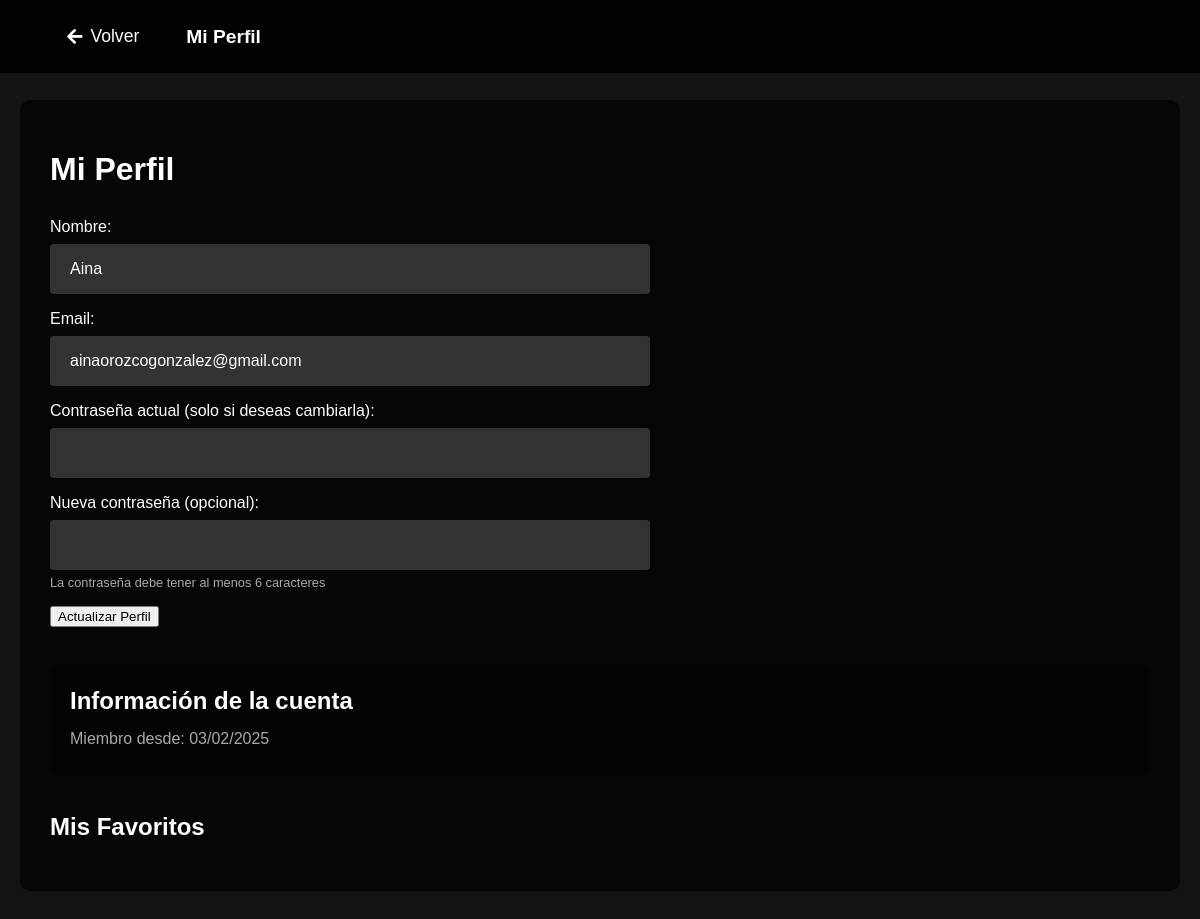
The app's page /perfil.php (signed in) with its own data.
### tables this page shows
CREATE TABLE IF NOT EXISTS `usuarios` (
  `id` int NOT NULL AUTO_INCREMENT,
  `nombre` varchar(100) NOT NULL,
  `email` varchar(100) NOT NULL,
  `contraseña` varchar(255) NOT NULL,
  `rol_id` int DEFAULT NULL,
  `activo` tinyint(1) DEFAULT '0',
  `fecha_registro` timestamp NULL DEFAULT CURRENT_TIMESTAMP,
  PRIMARY KEY (`id`),
  UNIQUE KEY `email` (`email`),
  KEY `rol_id` (`rol_id`)
);

### perfil.php (the view, shortened to what this page needs)
<?php
require_once 'conexion.php';
$stmt = $conn->prepare("SELECT nombre, email, fecha_registro FROM usuarios WHERE id = ?");
$stmt->execute([$_SESSION['user_id']]);
$usuario = $stmt->fetch(PDO::FETCH_ASSOC);
?>
<!DOCTYPE html>
<html lang="es">
<head>
    <link rel="stylesheet" href="./css/styles.css">
    <link rel="stylesheet" href="https://cdnjs.cloudflare.com/ajax/libs/font-awesome/5.15.4/css/all.min.css">
</head>
<body class="perfil-page">
    <nav class="nav-reproductor">
        <a href="index.php" class="back-button">
            <i class="fas fa-arrow-left"></i>
            Volver
        </a>
        <div class="nav-title">Mi Perfil</div>
    </nav>
    <div class="perfil-container">
        <div class="perfil-content">
            <div class="perfil-info">
                <h1>Mi Perfil</h1>
                <form method="POST" action="perfil.php" class="perfil-form">
                    <div class="form-group">
                        <label for="nombre">Nombre:</label>
                        <input type="text" id="nombre" name="nombre"
                               value="<?php echo htmlspecialchars($usuario['nombre']); ?>" required>
                    </div>
                    <div class="form-group">
                        <label for="email">Email:</label>
                        <input type="email" id="email" name="email"
                               value="<?php echo htmlspecialchars($usuario['email']); ?>" required>
                    </div>
                    <div class="form-group">
                        <label for="password">Contraseña actual (solo si deseas cambiarla):</label>
                        <input type="password" id="password" name="password">
                    </div>
                    <div class="form-group">
                        <label for="new_password">Nueva contraseña (opcional):</label>
                        <input type="password" id="new_password" name="new_password">
                        <small class="password-requirements">
                            La contraseña debe tener al menos 6 caracteres
                        </small>
                    </div>
                    <button type="submit">Actualizar Perfil</button>
                </form>
            </div>
            <div class="perfil-stats">
                <h2>Información de la cuenta</h2>
                <p>Miembro desde: <?php echo date('d/m/Y', strtotime($usuario['fecha_registro'])); ?></p>
            </div>
            <div class="contenidos-liked">
                <h2>Mis Favoritos</h2>
            </div>
        </div>
    </div>
</body>
</html>

### css/styles.css (style rules this page uses)
body { font-family: 'Bebas Neue', sans-serif; background-color: #191919; color: white; margin: 0; padding: 0; }
nav { margin-left: auto; }
nav a { color: #eb3e46; text-decoration: none; margin-left: 20px; padding: 10px 15px; border-radius: 5px; transition: background-color 0.3s; }
h2 { margin: 20px 0 20px 60px; font-size: 24px; text-align: left; }
.nav-reproductor { background-color: rgba(0, 0, 0, 0.9); padding: 1rem 2rem; display: flex; align-items: center; position: fixed; top: 0; left: 0; right: 0; z-index: 1000; }
.back-button { color: #fff; text-decoration: none; display: flex; align-items: center; gap: 0.5rem; font-size: 1.1rem; transition: color 0.3s ease; }
.nav-title { margin-left: 2rem; font-size: 1.2rem; color: #fff; font-weight: bold; }
.form-group { margin-bottom: 16px; width: 100%; }
.form-group label { display: block; color: #fff; margin-bottom: 8px; }
.form-group input { width: 100%; padding: 16px 20px; border-radius: 4px; border: none; background-color: #333; color: #fff; font-size: 16px; box-sizing: border-box; }
.password-requirements { display: block; color: #aaa; font-size: 0.8rem; margin-top: 5px; }
.perfil-page { background-color: #141414; min-height: 100vh; padding-top: 60px; }
.perfil-container { max-width: 1200px; margin: 20px auto; padding: 20px; }
.perfil-content { background: rgba(0, 0, 0, 0.7); border-radius: 10px; padding: 30px; }
.perfil-info { margin-bottom: 40px; }
.perfil-info h1 { color: #fff; margin-bottom: 30px; }
.perfil-form { max-width: 600px; }
.perfil-stats { margin-bottom: 40px; padding: 20px; background: rgba(0, 0, 0, 0.3); border-radius: 8px; }
.perfil-stats h2 { color: #fff; margin: 0 0 15px 0; font-size: 1.5rem; }
.perfil-stats p { color: #aaa; margin: 5px 0; }
.contenidos-liked h2 { color: #fff; margin: 0 0 20px 0; font-size: 1.5rem; }

### records on screen
usuarios: nombre "Aina", email "ainaorozcogonzalez@gmail.com", fecha_registro "03/02/2025"
